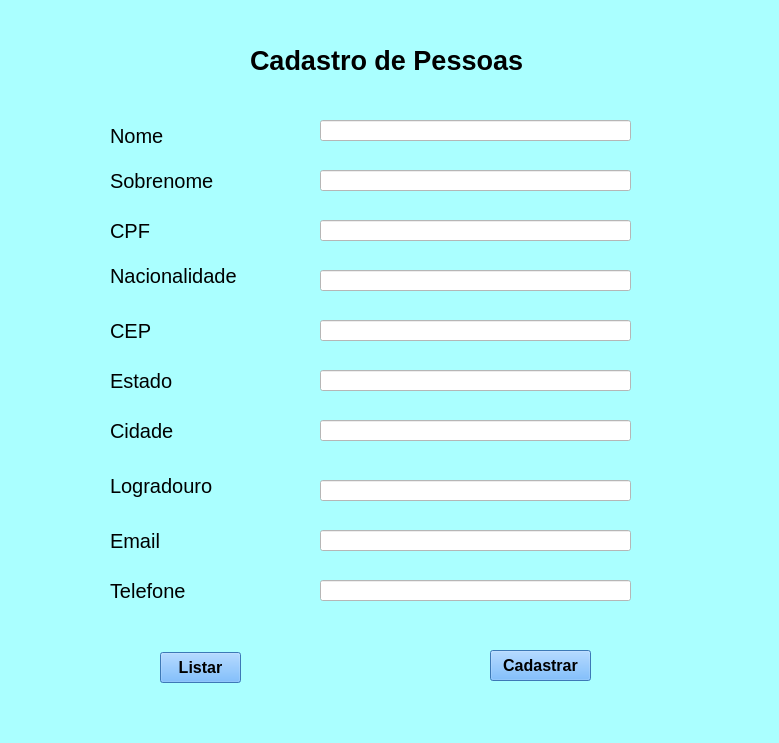
<?xml version="1.0" encoding="UTF-8"?>
<ui version="4.0">
 <class>MainWindow</class>
 <widget class="QMainWindow" name="MainWindow">
  <property name="geometry">
   <rect>
    <x>0</x>
    <y>0</y>
    <width>779</width>
    <height>743</height>
   </rect>
  </property>
  <property name="font">
   <font>
    <italic>false</italic>
   </font>
  </property>
  <property name="windowTitle">
   <string>MainWindow</string>
  </property>
  <property name="styleSheet">
   <string notr="true">background-color:rgb(170, 255, 255)</string>
  </property>
  <widget class="QWidget" name="centralwidget">
   <widget class="QLabel" name="label">
    <property name="geometry">
     <rect>
      <x>250</x>
      <y>30</y>
      <width>291</width>
      <height>61</height>
     </rect>
    </property>
    <property name="font">
     <font>
      <pointsize>20</pointsize>
      <weight>75</weight>
      <bold>true</bold>
     </font>
    </property>
    <property name="text">
     <string>Cadastro de Pessoas</string>
    </property>
   </widget>
   <widget class="QLabel" name="label_2">
    <property name="geometry">
     <rect>
      <x>110</x>
      <y>120</y>
      <width>81</width>
      <height>31</height>
     </rect>
    </property>
    <property name="font">
     <font>
      <pointsize>15</pointsize>
     </font>
    </property>
    <property name="text">
     <string>Nome</string>
    </property>
   </widget>
   <widget class="QLabel" name="label_3">
    <property name="geometry">
     <rect>
      <x>110</x>
      <y>170</y>
      <width>141</width>
      <height>21</height>
     </rect>
    </property>
    <property name="font">
     <font>
      <pointsize>15</pointsize>
     </font>
    </property>
    <property name="text">
     <string>Sobrenome</string>
    </property>
   </widget>
   <widget class="QLabel" name="label_4">
    <property name="geometry">
     <rect>
      <x>110</x>
      <y>220</y>
      <width>51</width>
      <height>21</height>
     </rect>
    </property>
    <property name="font">
     <font>
      <pointsize>15</pointsize>
     </font>
    </property>
    <property name="text">
     <string>CPF</string>
    </property>
   </widget>
   <widget class="QLabel" name="label_5">
    <property name="geometry">
     <rect>
      <x>110</x>
      <y>260</y>
      <width>161</width>
      <height>31</height>
     </rect>
    </property>
    <property name="font">
     <font>
      <pointsize>15</pointsize>
     </font>
    </property>
    <property name="text">
     <string>Nacionalidade</string>
    </property>
   </widget>
   <widget class="QLabel" name="label_6">
    <property name="geometry">
     <rect>
      <x>110</x>
      <y>320</y>
      <width>51</width>
      <height>21</height>
     </rect>
    </property>
    <property name="font">
     <font>
      <pointsize>15</pointsize>
     </font>
    </property>
    <property name="text">
     <string>CEP</string>
    </property>
   </widget>
   <widget class="QLabel" name="label_7">
    <property name="geometry">
     <rect>
      <x>110</x>
      <y>370</y>
      <width>81</width>
      <height>21</height>
     </rect>
    </property>
    <property name="font">
     <font>
      <pointsize>15</pointsize>
     </font>
    </property>
    <property name="text">
     <string>Estado</string>
    </property>
   </widget>
   <widget class="QLabel" name="label_8">
    <property name="geometry">
     <rect>
      <x>110</x>
      <y>420</y>
      <width>81</width>
      <height>21</height>
     </rect>
    </property>
    <property name="font">
     <font>
      <pointsize>15</pointsize>
     </font>
    </property>
    <property name="text">
     <string>Cidade</string>
    </property>
   </widget>
   <widget class="QLabel" name="label_9">
    <property name="geometry">
     <rect>
      <x>110</x>
      <y>470</y>
      <width>131</width>
      <height>31</height>
     </rect>
    </property>
    <property name="font">
     <font>
      <pointsize>15</pointsize>
     </font>
    </property>
    <property name="text">
     <string>Logradouro</string>
    </property>
   </widget>
   <widget class="QLabel" name="label_10">
    <property name="geometry">
     <rect>
      <x>110</x>
      <y>530</y>
      <width>61</width>
      <height>21</height>
     </rect>
    </property>
    <property name="font">
     <font>
      <pointsize>15</pointsize>
     </font>
    </property>
    <property name="text">
     <string>Email</string>
    </property>
   </widget>
   <widget class="QLabel" name="label_11">
    <property name="geometry">
     <rect>
      <x>110</x>
      <y>580</y>
      <width>111</width>
      <height>21</height>
     </rect>
    </property>
    <property name="font">
     <font>
      <pointsize>15</pointsize>
     </font>
    </property>
    <property name="text">
     <string>Telefone</string>
    </property>
   </widget>
   <widget class="QLineEdit" name="lineEdit">
    <property name="geometry">
     <rect>
      <x>320</x>
      <y>120</y>
      <width>311</width>
      <height>21</height>
     </rect>
    </property>
    <property name="styleSheet">
     <string notr="true">background-color: rgb(255, 255, 255);</string>
    </property>
   </widget>
   <widget class="QLineEdit" name="lineEdit_2">
    <property name="geometry">
     <rect>
      <x>320</x>
      <y>170</y>
      <width>311</width>
      <height>21</height>
     </rect>
    </property>
    <property name="styleSheet">
     <string notr="true">background-color: rgb(255, 255, 255);</string>
    </property>
   </widget>
   <widget class="QLineEdit" name="lineEdit_3">
    <property name="geometry">
     <rect>
      <x>320</x>
      <y>220</y>
      <width>311</width>
      <height>21</height>
     </rect>
    </property>
    <property name="styleSheet">
     <string notr="true">background-color: rgb(255, 255, 255);</string>
    </property>
   </widget>
   <widget class="QLineEdit" name="lineEdit_4">
    <property name="geometry">
     <rect>
      <x>320</x>
      <y>270</y>
      <width>311</width>
      <height>21</height>
     </rect>
    </property>
    <property name="styleSheet">
     <string notr="true">background-color: rgb(255, 255, 255);</string>
    </property>
   </widget>
   <widget class="QLineEdit" name="lineEdit_5">
    <property name="geometry">
     <rect>
      <x>320</x>
      <y>320</y>
      <width>311</width>
      <height>21</height>
     </rect>
    </property>
    <property name="styleSheet">
     <string notr="true">background-color: rgb(255, 255, 255);</string>
    </property>
   </widget>
   <widget class="QLineEdit" name="lineEdit_6">
    <property name="geometry">
     <rect>
      <x>320</x>
      <y>370</y>
      <width>311</width>
      <height>21</height>
     </rect>
    </property>
    <property name="styleSheet">
     <string notr="true">background-color: rgb(255, 255, 255);</string>
    </property>
   </widget>
   <widget class="QLineEdit" name="lineEdit_7">
    <property name="geometry">
     <rect>
      <x>320</x>
      <y>420</y>
      <width>311</width>
      <height>21</height>
     </rect>
    </property>
    <property name="styleSheet">
     <string notr="true">background-color: rgb(255, 255, 255);</string>
    </property>
   </widget>
   <widget class="QLineEdit" name="lineEdit_8">
    <property name="geometry">
     <rect>
      <x>320</x>
      <y>480</y>
      <width>311</width>
      <height>21</height>
     </rect>
    </property>
    <property name="styleSheet">
     <string notr="true">background-color: rgb(255, 255, 255);</string>
    </property>
   </widget>
   <widget class="QLineEdit" name="lineEdit_9">
    <property name="geometry">
     <rect>
      <x>320</x>
      <y>530</y>
      <width>311</width>
      <height>21</height>
     </rect>
    </property>
    <property name="styleSheet">
     <string notr="true">background-color: rgb(255, 255, 255);</string>
    </property>
   </widget>
   <widget class="QLineEdit" name="lineEdit_10">
    <property name="geometry">
     <rect>
      <x>320</x>
      <y>580</y>
      <width>311</width>
      <height>21</height>
     </rect>
    </property>
    <property name="styleSheet">
     <string notr="true">background-color: rgb(255, 255, 255);</string>
    </property>
   </widget>
   <widget class="QPushButton" name="pushButton">
    <property name="geometry">
     <rect>
      <x>490</x>
      <y>650</y>
      <width>101</width>
      <height>31</height>
     </rect>
    </property>
    <property name="font">
     <font>
      <pointsize>12</pointsize>
      <weight>75</weight>
      <bold>true</bold>
     </font>
    </property>
    <property name="styleSheet">
     <string notr="true">color: rgb(0, 0, 0);
background-color: rgb(85, 170, 255);</string>
    </property>
    <property name="text">
     <string>Cadastrar</string>
    </property>
   </widget>
   <widget class="QPushButton" name="pushButton_2">
    <property name="geometry">
     <rect>
      <x>160</x>
      <y>652</y>
      <width>81</width>
      <height>31</height>
     </rect>
    </property>
    <property name="font">
     <font>
      <pointsize>12</pointsize>
      <weight>75</weight>
      <bold>true</bold>
     </font>
    </property>
    <property name="styleSheet">
     <string notr="true">background-color: rgb(85, 170, 255);</string>
    </property>
    <property name="text">
     <string>Listar</string>
    </property>
   </widget>
  </widget>
  <widget class="QMenuBar" name="menubar">
   <property name="geometry">
    <rect>
     <x>0</x>
     <y>0</y>
     <width>779</width>
     <height>21</height>
    </rect>
   </property>
  </widget>
  <widget class="QStatusBar" name="statusbar"/>
 </widget>
 <resources/>
 <connections/>
</ui>
